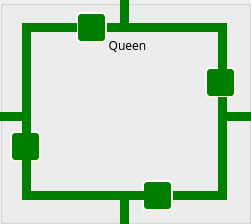
    <widget class="QGroupBox" name="groupBox_7">
     <property name="geometry">
      <rect>
       <x>1600</x>
       <y>680</y>
       <width>251</width>
       <height>224</height>
      </rect>
     </property>
     <property name="title">
      <string/>
     </property>
     <widget class="QLabel" name="label_22">
      <property name="geometry">
       <rect>
        <x>100</x>
        <y>35</y>
        <width>55</width>
        <height>21</height>
       </rect>
      </property>
      <property name="font">
       <font>
        <family>Inter UI Medium</family>
       </font>
      </property>
      <property name="text">
       <string>Queen</string>
      </property>
      <property name="alignment">
       <set>Qt::AlignCenter</set>
      </property>
     </widget>
     <widget class="QPushButton" name="pushButton_93">
      <property name="geometry">
       <rect>
        <x>172</x>
        <y>191</y>
        <width>46</width>
        <height>9</height>
       </rect>
      </property>
      <property name="minimumSize">
       <size>
        <width>20</width>
        <height>4</height>
       </size>
      </property>
      <property name="maximumSize">
       <size>
        <width>100</width>
        <height>20</height>
       </size>
      </property>
      <property name="sizeIncrement">
       <size>
        <width>1</width>
        <height>1</height>
       </size>
      </property>
      <property name="styleSheet">
       <string notr="true">#pushButton_93{
background-color: green;
border-style: outset;
}
#pushButton_93:checked{
	background-color: red;
}</string>
      </property>
      <property name="text">
       <string/>
      </property>
      <property name="checkable">
       <bool>true</bool>
      </property>
     </widget>
     <widget class="QLabel" name="label_23">
      <property name="geometry">
       <rect>
        <x>44</x>
        <y>56</y>
        <width>158</width>
        <height>111</height>
       </rect>
      </property>
      <property name="styleSheet">
       <string notr="true">border-image: url(:/img/powSub.jpg);</string>
      </property>
      <property name="text">
       <string/>
      </property>
     </widget>
     <widget class="QPushButton" name="pushButton_94">
      <property name="geometry">
       <rect>
        <x>218</x>
        <y>112</y>
        <width>42</width>
        <height>9</height>
       </rect>
      </property>
      <property name="styleSheet">
       <string notr="true">#pushButton_94{
background-color: green;
border-style: outset;
}
#pushButton_94:checked{
	background-color: red;
}</string>
      </property>
      <property name="text">
       <string/>
      </property>
      <property name="checkable">
       <bool>true</bool>
      </property>
     </widget>
     <widget class="QPushButton" name="pushButton_95">
      <property name="geometry">
       <rect>
        <x>128</x>
        <y>23</y>
        <width>99</width>
        <height>9</height>
       </rect>
      </property>
      <property name="minimumSize">
       <size>
        <width>20</width>
        <height>4</height>
       </size>
      </property>
      <property name="maximumSize">
       <size>
        <width>100</width>
        <height>20</height>
       </size>
      </property>
      <property name="sizeIncrement">
       <size>
        <width>1</width>
        <height>1</height>
       </size>
      </property>
      <property name="styleSheet">
       <string notr="true">#pushButton_95{
background-color: green;
border-style: outset;
}
#pushButton_95:checked{
	background-color: red;
}</string>
      </property>
      <property name="text">
       <string/>
      </property>
      <property name="checkable">
       <bool>true</bool>
      </property>
     </widget>
     <widget class="QPushButton" name="pushButton_96">
      <property name="geometry">
       <rect>
        <x>10</x>
        <y>131</y>
        <width>31</width>
        <height>31</height>
       </rect>
      </property>
      <property name="minimumSize">
       <size>
        <width>31</width>
        <height>31</height>
       </size>
      </property>
      <property name="maximumSize">
       <size>
        <width>31</width>
        <height>31</height>
       </size>
      </property>
      <property name="styleSheet">
       <string notr="true">#pushButton_96{
border-image: url(:/img/relaySPDT.png);
background-color: green;
border-style: outset;
border-radius: 5px;
border-width:2px;
border-color:beige;
font-size:12px;
font-weight:100;
color: white;
max-width:23px;
max-height:23px;
min-width:23px;
min-height:23px;
padding:2px;

}
#pushButton_96:checked{
	background-color: red;
}</string>
      </property>
      <property name="text">
       <string/>
      </property>
      <property name="checkable">
       <bool>true</bool>
      </property>
     </widget>
     <widget class="QPushButton" name="pushButton_97">
      <property name="geometry">
       <rect>
        <x>31</x>
        <y>191</y>
        <width>89</width>
        <height>9</height>
       </rect>
      </property>
      <property name="minimumSize">
       <size>
        <width>26</width>
        <height>4</height>
       </size>
      </property>
      <property name="maximumSize">
       <size>
        <width>300</width>
        <height>40</height>
       </size>
      </property>
      <property name="sizeIncrement">
       <size>
        <width>1</width>
        <height>1</height>
       </size>
      </property>
      <property name="styleSheet">
       <string notr="true">#pushButton_97{
background-color: green;
border-style: outset;
}
#pushButton_97:checked{
	background-color: red;
}</string>
      </property>
      <property name="text">
       <string/>
      </property>
      <property name="checkable">
       <bool>true</bool>
      </property>
     </widget>
     <widget class="QPushButton" name="pushButton_98">
      <property name="geometry">
       <rect>
        <x>106</x>
        <y>23</y>
        <width>15</width>
        <height>9</height>
       </rect>
      </property>
      <property name="minimumSize">
       <size>
        <width>15</width>
        <height>4</height>
       </size>
      </property>
      <property name="maximumSize">
       <size>
        <width>100</width>
        <height>40</height>
       </size>
      </property>
      <property name="sizeIncrement">
       <size>
        <width>1</width>
        <height>1</height>
       </size>
      </property>
      <property name="styleSheet">
       <string notr="true">#pushButton_98{
background-color: green;
border-style: outset;
}
#pushButton_98:checked{
	background-color: red;
}</string>
      </property>
      <property name="text">
       <string/>
      </property>
      <property name="checkable">
       <bool>true</bool>
      </property>
     </widget>
     <widget class="QPushButton" name="pushButton_99">
      <property name="geometry">
       <rect>
        <x>120</x>
        <y>-1</y>
        <width>9</width>
        <height>33</height>
       </rect>
      </property>
      <property name="minimumSize">
       <size>
        <width>1</width>
        <height>1</height>
       </size>
      </property>
      <property name="maximumSize">
       <size>
        <width>1000</width>
        <height>1000</height>
       </size>
      </property>
      <property name="sizeIncrement">
       <size>
        <width>1</width>
        <height>1</height>
       </size>
      </property>
      <property name="styleSheet">
       <string notr="true">#pushButton_99{
background-color: green;
border-style: outset;
}
#pushButton_99:checked{
	background-color: red;
}</string>
      </property>
      <property name="text">
       <string/>
      </property>
      <property name="checkable">
       <bool>true</bool>
      </property>
     </widget>
     <widget class="QPushButton" name="pushButton_100">
      <property name="geometry">
       <rect>
        <x>205</x>
        <y>67</y>
        <width>31</width>
        <height>31</height>
       </rect>
      </property>
      <property name="minimumSize">
       <size>
        <width>31</width>
        <height>31</height>
       </size>
      </property>
      <property name="maximumSize">
       <size>
        <width>31</width>
        <height>31</height>
       </size>
      </property>
      <property name="styleSheet">
       <string notr="true">#pushButton_100{
border-image: url(:/img/relaySPDT.png);
background-color: green;
border-style: outset;
border-radius: 5px;
border-width:2px;
border-color:beige;
font-size:12px;
font-weight:100;
color: white;
max-width:23px;
max-height:23px;
min-width:23px;
min-height:23px;
padding:2px;

}
#pushButton_100:checked{
	background-color: red;
}</string>
      </property>
      <property name="text">
       <string/>
      </property>
      <property name="checkable">
       <bool>true</bool>
      </property>
     </widget>
     <widget class="QPushButton" name="pushButton_101">
      <property name="geometry">
       <rect>
        <x>22</x>
        <y>31</y>
        <width>9</width>
        <height>81</height>
       </rect>
      </property>
      <property name="styleSheet">
       <string notr="true">#pushButton_101{
background-color: green;
border-style: outset;
}
#pushButton_101:checked{
	background-color: red;
}</string>
      </property>
      <property name="text">
       <string/>
      </property>
      <property name="checkable">
       <bool>true</bool>
      </property>
     </widget>
     <widget class="QPushButton" name="pushButton_102">
      <property name="geometry">
       <rect>
        <x>218</x>
        <y>97</y>
        <width>9</width>
        <height>15</height>
       </rect>
      </property>
      <property name="styleSheet">
       <string notr="true">#pushButton_102{
background-color: green;
border-style: outset;
}
#pushButton_102:checked{
	background-color: red;
}</string>
      </property>
      <property name="text">
       <string/>
      </property>
      <property name="checkable">
       <bool>true</bool>
      </property>
     </widget>
     <widget class="QPushButton" name="pushButton_103">
      <property name="geometry">
       <rect>
        <x>142</x>
        <y>180</y>
        <width>31</width>
        <height>31</height>
       </rect>
      </property>
      <property name="minimumSize">
       <size>
        <width>31</width>
        <height>31</height>
       </size>
      </property>
      <property name="maximumSize">
       <size>
        <width>31</width>
        <height>31</height>
       </size>
      </property>
      <property name="styleSheet">
       <string notr="true">#pushButton_103{
border-image: url(:/img/relaySPDT.png);
background-color: green;
border-style: outset;
border-radius: 5px;
border-width:2px;
border-color:beige;
font-size:12px;
font-weight:100;
color: white;
max-width:23px;
max-height:23px;
min-width:23px;
min-height:23px;
padding:2px;

}
#pushButton_103:checked{
	background-color: red;
}</string>
      </property>
      <property name="text">
       <string/>
      </property>
      <property name="checkable">
       <bool>true</bool>
      </property>
     </widget>
     <widget class="QPushButton" name="pushButton_104">
      <property name="geometry">
       <rect>
        <x>-2</x>
        <y>112</y>
        <width>33</width>
        <height>9</height>
       </rect>
      </property>
      <property name="styleSheet">
       <string notr="true">#pushButton_104{
background-color: green;
border-style: outset;
}
#pushButton_104:checked{
	background-color: red;
}</string>
      </property>
      <property name="text">
       <string/>
      </property>
      <property name="checkable">
       <bool>true</bool>
      </property>
     </widget>
     <widget class="QPushButton" name="pushButton_105">
      <property name="geometry">
       <rect>
        <x>120</x>
        <y>191</y>
        <width>9</width>
        <height>33</height>
       </rect>
      </property>
      <property name="minimumSize">
       <size>
        <width>1</width>
        <height>1</height>
       </size>
      </property>
      <property name="maximumSize">
       <size>
        <width>1000</width>
        <height>1000</height>
       </size>
      </property>
      <property name="sizeIncrement">
       <size>
        <width>1</width>
        <height>1</height>
       </size>
      </property>
      <property name="styleSheet">
       <string notr="true">#pushButton_105{
background-color: green;
border-style: outset;
}
#pushButton_105:checked{
	background-color: red;
}</string>
      </property>
      <property name="text">
       <string/>
      </property>
      <property name="checkable">
       <bool>true</bool>
      </property>
     </widget>
     <widget class="QPushButton" name="pushButton_106">
      <property name="geometry">
       <rect>
        <x>76</x>
        <y>12</y>
        <width>31</width>
        <height>31</height>
       </rect>
      </property>
      <property name="minimumSize">
       <size>
        <width>31</width>
        <height>31</height>
       </size>
      </property>
      <property name="maximumSize">
       <size>
        <width>31</width>
        <height>31</height>
       </size>
      </property>
      <property name="styleSheet">
       <string notr="true">#pushButton_106{
border-image: url(:/img/relaySPDT.png);
background-color: green;
border-style: outset;
border-radius: 5px;
border-width:2px;
border-color:beige;
font-size:12px;
font-weight:100;
color: white;
max-width:23px;
max-height:23px;
min-width:23px;
min-height:23px;
padding:2px;

}
#pushButton_106:checked{
	background-color: red;
}</string>
      </property>
      <property name="text">
       <string/>
      </property>
      <property name="checkable">
       <bool>true</bool>
      </property>
     </widget>
     <widget class="QPushButton" name="pushButton_107">
      <property name="geometry">
       <rect>
        <x>218</x>
        <y>121</y>
        <width>9</width>
        <height>79</height>
       </rect>
      </property>
      <property name="styleSheet">
       <string notr="true">#pushButton_107{
background-color: green;
border-style: outset;
}
#pushButton_107:checked{
	background-color: red;
}</string>
      </property>
      <property name="text">
       <string/>
      </property>
      <property name="checkable">
       <bool>true</bool>
      </property>
     </widget>
     <widget class="QPushButton" name="pushButton_108">
      <property name="geometry">
       <rect>
        <x>218</x>
        <y>23</y>
        <width>9</width>
        <height>46</height>
       </rect>
      </property>
      <property name="styleSheet">
       <string notr="true">#pushButton_108{
background-color: green;
border-style: outset;
}
#pushButton_108:checked{
	background-color: red;
}</string>
      </property>
      <property name="text">
       <string/>
      </property>
      <property name="checkable">
       <bool>true</bool>
      </property>
     </widget>
     <widget class="QPushButton" name="pushButton_109">
      <property name="geometry">
       <rect>
        <x>22</x>
        <y>160</y>
        <width>9</width>
        <height>40</height>
       </rect>
      </property>
      <property name="styleSheet">
       <string notr="true">#pushButton_109{
background-color: green;
border-style: outset;
}
#pushButton_109:checked{
	background-color: red;
}</string>
      </property>
      <property name="text">
       <string/>
      </property>
      <property name="checkable">
       <bool>true</bool>
      </property>
     </widget>
     <widget class="QPushButton" name="pushButton_110">
      <property name="geometry">
       <rect>
        <x>129</x>
        <y>191</y>
        <width>15</width>
        <height>9</height>
       </rect>
      </property>
      <property name="minimumSize">
       <size>
        <width>15</width>
        <height>4</height>
       </size>
      </property>
      <property name="maximumSize">
       <size>
        <width>100</width>
        <height>40</height>
       </size>
      </property>
      <property name="sizeIncrement">
       <size>
        <width>1</width>
        <height>1</height>
       </size>
      </property>
      <property name="styleSheet">
       <string notr="true">#pushButton_110{
background-color: green;
border-style: outset;
}
#pushButton_110:checked{
	background-color: red;
}</string>
      </property>
      <property name="text">
       <string/>
      </property>
      <property name="checkable">
       <bool>true</bool>
      </property>
     </widget>
     <widget class="QPushButton" name="pushButton_111">
      <property name="geometry">
       <rect>
        <x>22</x>
        <y>23</y>
        <width>55</width>
        <height>9</height>
       </rect>
      </property>
      <property name="minimumSize">
       <size>
        <width>20</width>
        <height>4</height>
       </size>
      </property>
      <property name="maximumSize">
       <size>
        <width>100</width>
        <height>20</height>
       </size>
      </property>
      <property name="sizeIncrement">
       <size>
        <width>1</width>
        <height>1</height>
       </size>
      </property>
      <property name="styleSheet">
       <string notr="true">#pushButton_111{
background-color: green;
border-style: outset;
}
#pushButton_111:checked{
	background-color: red;
}</string>
      </property>
      <property name="text">
       <string/>
      </property>
      <property name="checkable">
       <bool>true</bool>
      </property>
     </widget>
     <widget class="QPushButton" name="pushButton_145">
      <property name="geometry">
       <rect>
        <x>22</x>
        <y>120</y>
        <width>9</width>
        <height>15</height>
       </rect>
      </property>
      <property name="styleSheet">
       <string notr="true">#pushButton_145{
background-color: green;
border-style: outset;
}
#pushButton_145:checked{
	background-color: red;
}</string>
      </property>
      <property name="text">
       <string/>
      </property>
      <property name="checkable">
       <bool>true</bool>
      </property>
     </widget>
    </widget>
